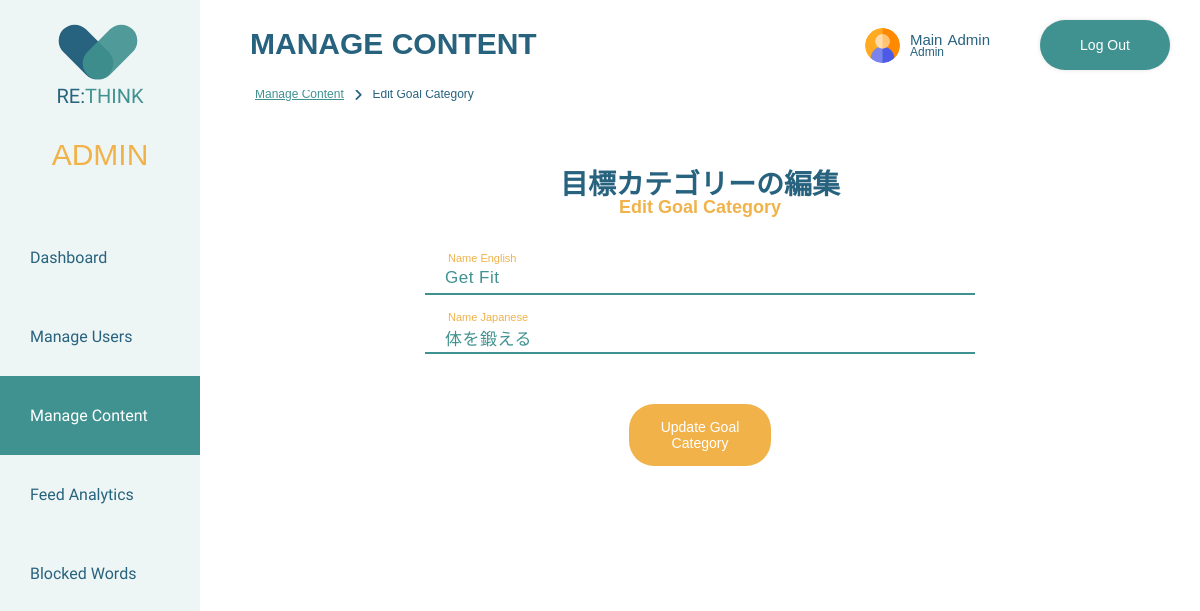
The app's page /rethink/admin/content_management/edit_content/edit_goal_category.php?id=1 (signed in) with its own data.
### tables this page shows
CREATE TABLE `users` (
  `UserID` int(11) NOT NULL,
  `FirstName` varchar(50) NOT NULL,
  `LastName` varchar(50) NOT NULL,
  `Username` varchar(30) DEFAULT NULL,
  `Email` varchar(50) NOT NULL,
  `Password` varchar(30) NOT NULL,
  `Role` varchar(1) NOT NULL,
  `Created` date DEFAULT NULL,
  `profileImg` varchar(100) DEFAULT NULL
);

CREATE TABLE `goalcategories` (
  `GoalCategoriesID` int(11) NOT NULL,
  `GoalCategoryName` varchar(30) NOT NULL,
  `GoalCategoryNameJp` varchar(30) DEFAULT NULL
);

### rethink/server-side/shared/check_login.php (called while the page is built, shortened)
<?php
function check_login($con) {
	if(isset($_SESSION['UserID']))
	{
		$id = $_SESSION['UserID'];
		$query = "SELECT * FROM users WHERE UserID = '$id' limit 1";
		$result = mysqli_query($con,$query);
		if ($result && mysqli_num_rows($result) > 0) {
			$user_data = mysqli_fetch_assoc($result);
			return $user_data;
		}
	}
	die;
}

### rethink/admin/content_management/edit_content/edit_goal_category.php (the view, shortened to what this page needs)
<?php
include(BASE_PATH . "connections.php");
include(BASE_PATH . "check_login.php");
include(BASE_PATH . "header/admin_layout.php");
$adminData = check_login($con);
?>
<!DOCTYPE html>
<html lang="en">
    <head>
        <?php includeHeadAssets(); ?>
    </head>
    <body>
        <header class="sidebar-navigation manage-contents-navigation">
            <?php renderAdminNavigation(); ?>
        </header>
        <?php renderAdminHeaderWithLogout($adminData); ?>
        <div class="admin-main-wrapper">
            <h2>Manage Content</h2>
            <div class="breadcrumbs breadcrumbs-admin">
                <a href="../manage_content.php">
                    <p>Manage Content</p>
                </a>
                <i class="fa-solid fa-angle-right fa-sm"></i>
                <p class="bread-active">Edit Goal Category</p>
            </div>
            <div class="content-management-form-wrapper">
                <div class="content-management-header">
                    <h3>
                        <span class="japanese-title">目標カテゴリーの編集</span>
                        <span class="english-title">Edit Goal Category</span>
                    </h3>
                </div>
                <?php
                if (isset($_GET['id'])) {
                    $goalCategoryID = $_GET['id'];
                    $goalCategoryQuery = "SELECT * FROM goalcategories WHERE GoalCategoriesID = $goalCategoryID";
                    $goalCategoryResult = mysqli_query($con, $goalCategoryQuery);
                    if (mysqli_num_rows($goalCategoryResult) > 0) {
                        foreach ($goalCategoryResult as $goalCategory){ ?>
                            <form action="" method="POST" enctype="multipart/form-data">
                                <div class="input-container input-name focus">
                                    <label for="">Name English</label>
                                    <span>Name English</span>
                                    <input type="text" name="GoalCategoryName" value="<?php echo $goalCategory['GoalCategoryName'];?>" class="input">
                                    <div class="error">
                                        <p><?= $error['english_name_missing'] ?? '' ?></p>
                                    </div>
                                </div>
                                <div class="input-container input-name focus">
                                    <label for="">Name Japanese</label>
                                    <span>Name Japanese</span>
                                    <input type="text" name="GoalCategoryNameJp" value="<?php echo $goalCategory['GoalCategoryNameJp'];?>" class="input">
                                    <div class="error">
                                        <p><?= $error['japanese_name_missing'] ?? '' ?></p>
                                    </div>
                                </div>
                                <div class="button-wrapper">
                                    <button type="submit" name="update-goalCategory" class="primary-btn">Update Goal Category</button>
                                </div>
                            </form>
                        <?php }
                    }
                }
                ?>
            </div>
        </div>
    </body>
</html>

### rethink/server-side/shared/header/admin_layout.php (shortened to what this page needs)
<?php
function hsc($hsc)
{
	return htmlspecialchars($hsc, ENT_QUOTES);
}
function includeHeadAssets(){
    echo '
        <meta charset="utf-8">
        <title>RE:THINK</title>
        <script src="https://kit.fontawesome.com/4f1988a159.js"></script>
        <link rel="preconnect" href="https://fonts.googleapis.com">
        <link rel="preconnect" href="https://fonts.gstatic.com" crossorigin>
        <link href="https://fonts.googleapis.com/css2?family=Gudea&display=swap" rel="stylesheet">
        <link rel="stylesheet" href="' . BASE_URL . './assets/css/shared.css">
        <link rel="stylesheet" href="' . BASE_URL . './assets/css/admin.css">
        <script src="'. BASE_URL . 'assets/javascript/input_handler.js" defer></script>
        <script src="'. BASE_URL . 'assets/javascript/alert_handler.js" defer></script>
        <script src="'. BASE_URL . 'assets/javascript/icon_selection_modal.js" defer></script>
        <script language="JavaScript" type="text/javascript">
            function checkDelete(){
                return confirm("本当に削除しますか？"); // "Are you sure you want to delete"? in Japanese
            }
        </script>
    ';
}
function renderAdminNavigation(){
    echo "
        <nav>
            <a href='". BASE_URL . "admin/admin_dashboard.php'>
                <div class='heart-header'>
                    <div class='heart'>
                        <div class='heart-left'></div>
                        <div class='heart-right'></div>
                    </div>
                    <div class='name-header'>RE:<span>THINK</span></div>
                </div>
            </a>
            <div class='header-admin-text'>
                <p>ADMIN</p>
            </div>
            <ul>
                <a href='". BASE_URL . "admin/admin_dashboard.php' class='dashboard-active'>
                    <li class='hover-underline-animation'>Dashboard</li>
                </a>
                <a href='". BASE_URL . "admin/user_management/manage_users.php' class='manage-users-active'>
                    <li class='hover-underline-animation'>Manage Users</li>
                </a>
                <a href='". BASE_URL . "admin/content_management/manage_content.php' class='manage-contents-active'>
                    <li class='hover-underline-animation'>Manage Content</li>
                </a>
                <a href='". BASE_URL . "admin/user_feed/user_feed_analytics.php' class='user-feed-active'>
                    <li class='hover-underline-animation'>Feed Analytics</li>
                </a>
                <a href='". BASE_URL . "admin/blocked_words/manage_blocked_words.php' class='blocked-words-active'>
                    <li class='hover-underline-animation'>Blocked Words</li>
                </a>
            </ul>
        </nav>
    ";
}
function renderAdminHeaderWithLogout($admin_data){
    echo "
    <div class='top-header'>
        <a href='" . BASE_URL . "admin/admin_profile/admin_profile.php'>
            <div class='header-display'>
                <div class='header-icon'>
                    <img src='" . BASE_URL . "assets/user-img/" .hsc($admin_data['profileImg'])."' alt='Admin Profile Image'>
                </div>
                <div class='header-name-wrapper'>
                    <div class='header-name'>
                        <p class='header-fname'>" .hsc($admin_data['FirstName'])."</p>
                        <p class='header-lname'>" .hsc($admin_data['LastName'])."</p>
                    </div>
                    <div class='header-title'>
                        <p>Admin</p>
                    </div>
                </div>
            </div>
        </a>
        <a href='". BASE_URL . "server-side/shared/logout.php'>
            <div class='logout-sticky'>Log Out</div>
        </a>
    </div>
    ";
}
?>

### rethink/assets/css/admin.css (style rules this page uses)
:root { --primary-color: #27627E; --secondary-color: #409290; --accent-color: #f1b24a; --background-color: #eef5f5; --admin-color-deep-teal: #27627E; --admin-color-sky-blue: #9DC3E6; --admin-color-aqua-green: #8BCCCA; --admin-golden-tangerine: #f7a420; --admin-color-golden-honey: #f1b14acc; --color-white: #fff; --color-off-white: #fefefe; --color-gray-1: #ddd; --color-gray-2: #cdcdcd; --color-gray-3: #A6A6A6; --color-gray-4: #989898; --color-gray-5: #6d6d6d; --color-gray-6: #4d4d4d; --color-gray-7: #26282ac6; --color-red: #cb3d3d; --color-brick-red: #924040; --color-soft-amber: #f1b14a6d; --color-golden-orange: #e48e00; --great-mood-color: #812061; --good-mood-color: #EB6694; --okay-mood-color: #8BCCCA; --bad-mood-color: #9DC3E6; --awful-mood-color: #27627E; }
.admin-main-wrapper { padding-left: 200px; padding-top: 100px; height: 100%; }
.admin-main-wrapper h2 { position: fixed; font-size: 30px; top: 2px; left: 250px; text-transform: uppercase; z-index: 25; }
.error { position: absolute; right: 0; }
.error p, .error-icon p { margin: 0; padding: 3px !important; font-size: 12px !important; color: red !important; }
.content-management-form-wrapper { width: 55%; margin: 10px auto; background-color: var(--color-white);; }
.content-management-form-wrapper .content-management-header { display: flex; justify-content: center; text-align: center; }
.content-management-form-wrapper .content-management-header h3 { display: flex; flex-direction: column; }
.content-management-form-wrapper .input-container { position: relative; margin: 22px 0; }
.input-name label { font-size: 15px; font-weight: 400px; color: var(--accent-color); position: absolute; top: 50%; left:15px; transform: translateY(-50%); padding: 0 8px; pointer-events: none; z-index: 30; transition: 0.5s; }
.content-management-form-wrapper .input-name.focus label { top: 0; transform: translateY(-50%); left: 15px; font-size: 11px; }
.content-management-form-wrapper .input-container span { font-size: 10px; position: absolute; top: 0; left: 16px; transform: translateY(-50%); padding: 0 8px; color: transparent; pointer-events: none; z-index: 20; }
.content-management-form-wrapper .input-container span:before, .content-management-form-wrapper .input-container span:after { content: ""; position: absolute; width: 10%; opacity: 0; transition: 0.3s; height: 5px; top: 50%; transform: translateY(-50%); }
.content-management-form-wrapper .input-container span:before { left: 50%; }
.content-management-form-wrapper .input-container span:after { right: 50%; }
.content-management-form-wrapper .input-container.focus span:before, .content-management-form-wrapper .input-container.focus span:after { width: 50%; opacity: 1; }
.content-management-form-wrapper .input-container .input { width: 100%; color: var(--secondary-color); font-size: 17px; font-family: "游ゴシック体", YuGothic, "游ゴシック Medium", "Yu Gothic Medium", "游ゴシック", "Yu Gothic", sans-serif; font-weight: 500; letter-spacing: 0.5px; box-sizing: border-box; outline: none; border: none; border-bottom: 2px solid var(--secondary-color); background: none; padding: 10px 20px 5px; transition: 0.3s; }
.content-management-form-wrapper .input-container p { font-size: 15px; font-weight: 400px; color: var(--accent-color); margin-left:15px; margin-bottom: 5px; }
.content-management-form-wrapper .button-wrapper { margin: 50px auto; justify-content: center; display: flex; }
.content-management-form-wrapper .button-wrapper button { border: none; color: var(--color-white); }

### records on screen
users: profileImg (picture), FirstName "Main", LastName "Admin"
goalcategories: GoalCategoryName "Get Fit", GoalCategoryNameJp "体を鍛える"
